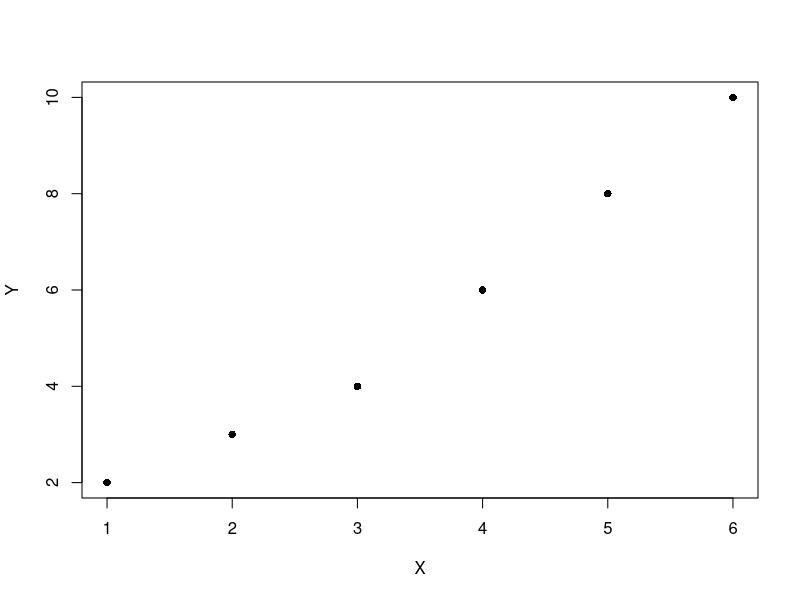

This chart was generated by the following R code:
## ---- chunk 1
knitr::opts_chunk$set(echo = TRUE)
## ---- chunk 2

#lets learn some ways of calculatng correlation.
X=c(1,2,3,4,5,6)
X

Y=c(2,3,4,6,8,10)
Y

#Lets plot x and y and see how they fit into a line, this will give a basic idea of how they are correlated (or not)
plot(X,Y, pch=16)

#Let's compute the linear correlation coefficient
cor(X,Y)


#Distance between two numbers. lets use same x and y.
dist(cbind(X,Y))

#Let's manually compute the euclidean distance
L2=sqrt(sum((X-Y)^2))
L2
## ---- chunk 3
#Class exercise
X=c(0,2,3)
y=c(2,0,1)
sqrt(sum((X-Y)^2))

#L1norm for the class exercise
sum(abs(X-Y))
